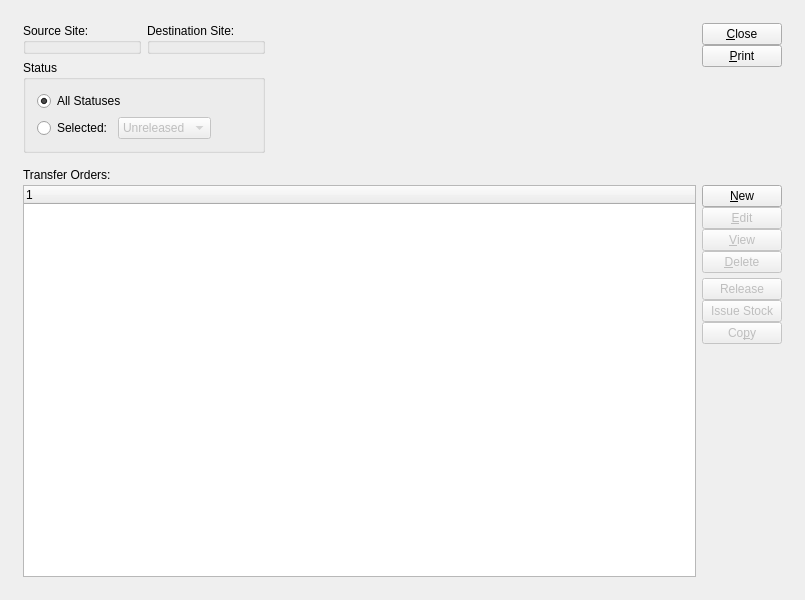
<ui version="4.0" >
 <comment>This file is part of the xTuple ERP: PostBooks Edition, a free and
open source Enterprise Resource Planning software suite,
Copyright (c) 1999-2011 by OpenMFG LLC, d/b/a xTuple.
It is licensed to you under the Common Public Attribution License
version 1.0, the full text of which (including xTuple-specific Exhibits)
is available at www.xtuple.com/CPAL.  By using this software, you agree
to be bound by its terms.</comment>
 <class>transferOrders</class>
 <widget class="QWidget" name="transferOrders" >
  <property name="geometry" >
   <rect>
    <x>0</x>
    <y>0</y>
    <width>805</width>
    <height>600</height>
   </rect>
  </property>
  <property name="windowTitle" >
   <string>List Open Transfer Orders</string>
  </property>
  <layout class="QGridLayout" name="gridLayout_5" >
   <item row="0" column="0" >
    <layout class="QGridLayout" name="gridLayout_4" >
     <property name="margin" >
      <number>12</number>
     </property>
     <property name="spacing" >
      <number>12</number>
     </property>
     <item row="0" column="0" >
      <layout class="QHBoxLayout" name="horizontalLayout_2" >
       <item>
        <layout class="QGridLayout" name="gridLayout_3" >
         <item row="0" column="0" >
          <widget class="WarehouseGroup" name="_srcWarehouse" >
           <property name="title" >
            <string>Source Site:</string>
           </property>
           <property name="fixedSize" >
            <bool>false</bool>
           </property>
          </widget>
         </item>
         <item row="0" column="1" >
          <widget class="WarehouseGroup" name="_destWarehouse" >
           <property name="title" >
            <string>Destination Site:</string>
           </property>
           <property name="fixedSize" >
            <bool>false</bool>
           </property>
          </widget>
         </item>
         <item row="1" column="0" colspan="2" >
          <widget class="QGroupBox" name="groupBox" >
           <property name="title" >
            <string>Status</string>
           </property>
           <layout class="QGridLayout" name="gridLayout" >
            <item row="0" column="0" colspan="2" >
             <widget class="QRadioButton" name="_allStatuses" >
              <property name="text" >
               <string>All Statuses</string>
              </property>
              <property name="checked" >
               <bool>true</bool>
              </property>
             </widget>
            </item>
            <item row="1" column="0" >
             <widget class="QRadioButton" name="_selectedStatus" >
              <property name="text" >
               <string>Selected:</string>
              </property>
             </widget>
            </item>
            <item row="1" column="1" >
             <layout class="QHBoxLayout" name="horizontalLayout" >
              <item>
               <widget class="XComboBox" name="_statuses" >
                <property name="enabled" >
                 <bool>false</bool>
                </property>
                <item>
                 <property name="text" >
                  <string>Unreleased</string>
                 </property>
                </item>
                <item>
                 <property name="text" >
                  <string>Open</string>
                 </property>
                </item>
               </widget>
              </item>
              <item>
               <spacer name="horizontalSpacer" >
                <property name="orientation" >
                 <enum>Qt::Horizontal</enum>
                </property>
                <property name="sizeHint" stdset="0" >
                 <size>
                  <width>40</width>
                  <height>20</height>
                 </size>
                </property>
               </spacer>
              </item>
             </layout>
            </item>
           </layout>
          </widget>
         </item>
        </layout>
       </item>
       <item>
        <spacer>
         <property name="orientation" >
          <enum>Qt::Horizontal</enum>
         </property>
         <property name="sizeHint" stdset="0" >
          <size>
           <width>13</width>
           <height>69</height>
          </size>
         </property>
        </spacer>
       </item>
       <item>
        <layout class="QVBoxLayout" >
         <item>
          <layout class="QVBoxLayout" >
           <property name="spacing" >
            <number>0</number>
           </property>
           <item>
            <widget class="QPushButton" name="_close" >
             <property name="text" >
              <string>&amp;Close</string>
             </property>
            </widget>
           </item>
           <item>
            <widget class="QPushButton" name="_print" >
             <property name="text" >
              <string>&amp;Print</string>
             </property>
            </widget>
           </item>
          </layout>
         </item>
         <item>
          <spacer>
           <property name="orientation" >
            <enum>Qt::Vertical</enum>
           </property>
           <property name="sizeType" >
            <enum>QSizePolicy::Expanding</enum>
           </property>
           <property name="sizeHint" stdset="0" >
            <size>
             <width>20</width>
             <height>0</height>
            </size>
           </property>
          </spacer>
         </item>
        </layout>
       </item>
      </layout>
     </item>
     <item row="1" column="0" >
      <widget class="QFrame" name="_frame" >
       <property name="sizePolicy" >
        <sizepolicy vsizetype="Expanding" hsizetype="Preferred" >
         <horstretch>0</horstretch>
         <verstretch>1</verstretch>
        </sizepolicy>
       </property>
       <property name="frameShape" >
        <enum>QFrame::NoFrame</enum>
       </property>
       <property name="frameShadow" >
        <enum>QFrame::Raised</enum>
       </property>
       <layout class="QGridLayout" name="gridLayout_2" >
        <property name="margin" >
         <number>0</number>
        </property>
        <item row="0" column="0" >
         <layout class="QVBoxLayout" >
          <property name="spacing" >
           <number>0</number>
          </property>
          <item>
           <widget class="QLabel" name="_transferOrdersLit" >
            <property name="sizePolicy" >
             <sizepolicy vsizetype="Fixed" hsizetype="Expanding" >
              <horstretch>0</horstretch>
              <verstretch>0</verstretch>
             </sizepolicy>
            </property>
            <property name="minimumSize" >
             <size>
              <width>0</width>
              <height>20</height>
             </size>
            </property>
            <property name="text" >
             <string>Transfer Orders:</string>
            </property>
           </widget>
          </item>
          <item>
           <layout class="QHBoxLayout" >
            <item>
             <widget class="XTreeWidget" name="_to" >
              <property name="sizePolicy" >
               <sizepolicy vsizetype="Expanding" hsizetype="Expanding" >
                <horstretch>0</horstretch>
                <verstretch>2</verstretch>
               </sizepolicy>
              </property>
             </widget>
            </item>
            <item>
             <layout class="QVBoxLayout" >
              <property name="spacing" >
               <number>5</number>
              </property>
              <item>
               <layout class="QVBoxLayout" >
                <property name="spacing" >
                 <number>0</number>
                </property>
                <item>
                 <widget class="QPushButton" name="_new" >
                  <property name="enabled" >
                   <bool>true</bool>
                  </property>
                  <property name="text" >
                   <string>&amp;New</string>
                  </property>
                 </widget>
                </item>
                <item>
                 <widget class="QPushButton" name="_edit" >
                  <property name="enabled" >
                   <bool>false</bool>
                  </property>
                  <property name="text" >
                   <string>&amp;Edit</string>
                  </property>
                 </widget>
                </item>
                <item>
                 <widget class="QPushButton" name="_view" >
                  <property name="enabled" >
                   <bool>false</bool>
                  </property>
                  <property name="text" >
                   <string>&amp;View</string>
                  </property>
                 </widget>
                </item>
                <item>
                 <widget class="QPushButton" name="_delete" >
                  <property name="enabled" >
                   <bool>false</bool>
                  </property>
                  <property name="text" >
                   <string>&amp;Delete</string>
                  </property>
                 </widget>
                </item>
               </layout>
              </item>
              <item>
               <layout class="QVBoxLayout" >
                <property name="spacing" >
                 <number>0</number>
                </property>
                <item>
                 <widget class="QPushButton" name="_release" >
                  <property name="enabled" >
                   <bool>false</bool>
                  </property>
                  <property name="text" >
                   <string>Release</string>
                  </property>
                 </widget>
                </item>
                <item>
                 <widget class="QPushButton" name="_issue" >
                  <property name="enabled" >
                   <bool>false</bool>
                  </property>
                  <property name="text" >
                   <string>Issue Stock</string>
                  </property>
                 </widget>
                </item>
                <item>
                 <widget class="QPushButton" name="_copy" >
                  <property name="enabled" >
                   <bool>false</bool>
                  </property>
                  <property name="text" >
                   <string>Co&amp;py</string>
                  </property>
                 </widget>
                </item>
               </layout>
              </item>
              <item>
               <spacer>
                <property name="orientation" >
                 <enum>Qt::Vertical</enum>
                </property>
                <property name="sizeHint" stdset="0" >
                 <size>
                  <width>20</width>
                  <height>0</height>
                 </size>
                </property>
               </spacer>
              </item>
             </layout>
            </item>
           </layout>
          </item>
         </layout>
        </item>
       </layout>
      </widget>
     </item>
    </layout>
   </item>
  </layout>
 </widget>
 <layoutdefault spacing="6" margin="11" />
 <pixmapfunction>qPixmapFromMimeSource</pixmapfunction>
 <customwidgets>
  <customwidget>
   <class>WarehouseGroup</class>
   <extends>QGroupBox</extends>
   <header>warehousegroup.h</header>
  </customwidget>
  <customwidget>
   <class>XComboBox</class>
   <extends>QComboBox</extends>
   <header>xcombobox.h</header>
  </customwidget>
  <customwidget>
   <class>XTreeWidget</class>
   <extends>QTreeWidget</extends>
   <header>xtreewidget.h</header>
   <container>1</container>
  </customwidget>
 </customwidgets>
 <tabstops>
  <tabstop>_srcWarehouse</tabstop>
  <tabstop>_destWarehouse</tabstop>
  <tabstop>_to</tabstop>
  <tabstop>_new</tabstop>
  <tabstop>_edit</tabstop>
  <tabstop>_view</tabstop>
  <tabstop>_delete</tabstop>
  <tabstop>_issue</tabstop>
  <tabstop>_copy</tabstop>
  <tabstop>_print</tabstop>
  <tabstop>_close</tabstop>
 </tabstops>
 <resources/>
 <connections>
  <connection>
   <sender>_to</sender>
   <signal>valid(bool)</signal>
   <receiver>_view</receiver>
   <slot>setEnabled(bool)</slot>
   <hints>
    <hint type="sourcelabel" >
     <x>43</x>
     <y>149</y>
    </hint>
    <hint type="destinationlabel" >
     <x>720</x>
     <y>197</y>
    </hint>
   </hints>
  </connection>
  <connection>
   <sender>_close</sender>
   <signal>clicked()</signal>
   <receiver>transferOrders</receiver>
   <slot>close()</slot>
   <hints>
    <hint type="sourcelabel" >
     <x>775</x>
     <y>46</y>
    </hint>
    <hint type="destinationlabel" >
     <x>289</x>
     <y>193</y>
    </hint>
   </hints>
  </connection>
  <connection>
   <sender>_selectedStatus</sender>
   <signal>toggled(bool)</signal>
   <receiver>_statuses</receiver>
   <slot>setEnabled(bool)</slot>
   <hints>
    <hint type="sourcelabel" >
     <x>526</x>
     <y>81</y>
    </hint>
    <hint type="destinationlabel" >
     <x>632</x>
     <y>81</y>
    </hint>
   </hints>
  </connection>
 </connections>
</ui>
